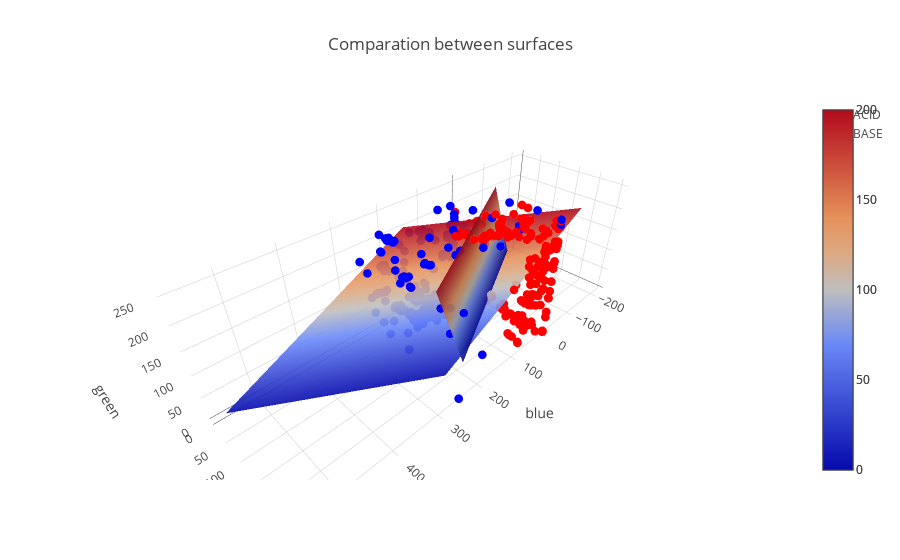

Here is the notebook cell this chart was saved with:
### Code cell
acid = go.Scatter3d(
    x=df[df['class'] == 0]['blue'],
    y=df[df['class'] == 0]['red'],
    z=df[df['class'] == 0]['green'],
    mode='markers',
    marker = dict(size=3,
                  color='rgb(255,0,0)',
                  line=dict(width=0)),
    name ='ACID'
)
base = go.Scatter3d(
    x=df[df['class'] == 1]['blue'],
    y=df[df['class'] == 1]['red'],
    z=df[df['class'] == 1]['green'],
    mode='markers',
    marker = dict(size=3,
                  color='rgb(0,0,255)',
                  line=dict(width=0)),
    name ='BASE'
)

x_line = np.linspace(0,200)
y_line = np.linspace(0,200)
X_surface, Y_surface = np.meshgrid(x_line, y_line)
Z = (-hyper_a*X_surface - hyper_b*Y_surface + hyper_d) * (1. / hyper_c)
Z_lda = (-lda_a*X_surface - lda_b*Y_surface + lda_d) * (1. / lda_c)

# something wrong with W matrix
surface = go.Surface(z=X_surface, x=Z, y=Y_surface, opacity=0.9, name ='SURFACE')
surface_lda = go.Surface(z=Y_surface, x=Z_lda, y=X_surface, opacity=0.9, name ='SURFACE_lda')

data_surface = [acid, base, surface, surface_lda]
layout = go.Layout(
    title='Comparation between surfaces',
    scene = dict(
        xaxis = dict(title='blue'),
        yaxis = dict(title='red'),
        zaxis = dict(title='green'),)
)
fig = go.Figure(data=data_surface, layout=layout)
py.iplot(fig,filename='ph-surface')

### Figure 1 — Plotly figure (JSON) as saved in the notebook; plotly's stock layout.template omitted (floating-point values rounded to 4 significant figures; data arrays with more than 128 entries replaced by an {"elided": "..."} marker saying what was removed)
{"data": [{"marker": {"color": "rgb(255,0,0)", "line": {"width": 0}, "size": 3}, "mode": "markers", "name": "ACID", "type": "scatter3d", "uid": "dcaf150a-927a-11e8-a81c-484520d15dcc", "x": {"elided": "302 int values"}, "y": {"elided": "302 int values"}, "z": {"elided": "302 int values"}}, {"marker": {"color": "rgb(0,0,255)", "line": {"width": 0}, "size": 3}, "mode": "markers", "name": "BASE", "type": "scatter3d", "uid": "dcaf150b-927a-11e8-92d2-484520d15dcc", "x": {"elided": "351 int values"}, "y": {"elided": "351 int values"}, "z": {"elided": "351 int values"}}, {"name": "SURFACE", "opacity": 0.9, "type": "surface", "uid": "dcaf150c-927a-11e8-8494-484520d15dcc", "x": {"elided": "50x50 float values"}, "y": {"elided": "50x50 float values"}, "z": {"elided": "50x50 float values"}}, {"name": "SURFACE_lda", "opacity": 0.9, "type": "surface", "uid": "dcaf150d-927a-11e8-9d86-484520d15dcc", "x": {"elided": "50x50 float values"}, "y": {"elided": "50x50 float values"}, "z": {"elided": "50x50 float values"}}], "layout": {"scene": {"xaxis": {"title": "blue"}, "yaxis": {"title": "red"}, "zaxis": {"title": "green"}}, "title": "Comparation between surfaces"}}
